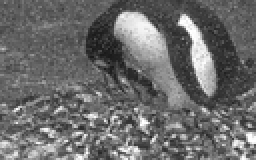
%> input picture Noisy.png, 128 x 80 px, shrunk from 756 x 474 before the run (shown 2 times larger)
$ octave Task3.m   (GNU Octave 9; MATLAB toolbox functions it lacks are replaced by stand-ins)
%> lines starting %> are read from the running program, lines starting %| are printed output that depends on the picture
% MATLAB script for Assessment Item-1
% Task-3
clear; close all; clc;

% Step-1: Load input image
I = imread('Noisy.png');
%> I is the input picture: size 80x128x3 uint8; min 22, max 255, mean 107.4
figure;
imshow(I);
title('Step-1: Load input image');

%zero pad array and turn into greyscale
Igray = padarray(rgb2gray(I),[2,2]);
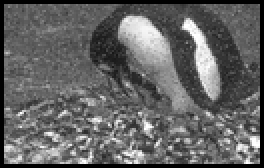
%> Igray: size 84x132 uint8 (shown 2 times larger); min 0, max 255, mean 99.1
%for mean filter to edit
Igraymean = Igray;
%for median filter to edit
Igraymedian = Igray;
%cycling through array, -2 so it does not overun array boundries
for x = 3:size(Igray,1)-2
    for y = 3:size(Igray,2)-2
    %average is created/reset here to find average value here
    ave = 0;
    %finding pixel values in the 5x5 space around the selected pixel
    for i = x-2:x+2
        for j = y-2:y+2
            %weighting each pixel and adding to find the average of
            %surrounding pixels
            ave = ave + (1/25 * Igray(i,j));

        end
     end

    %assigning new value
    Igraymean(x,y) = round(ave);

    end
end
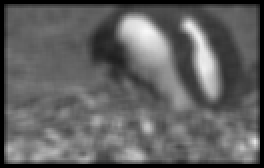
%> Igraymean: size 84x132 uint8 (shown 2 times larger); min 0, max 248, mean 96.7
figure;
imshow(Igraymean);
title('Mean smootihng filter');

%cycling through array, -2 so it does not overun array boundries

for xAxis = 3:size(Igray,1)-2
    for yAxis = 3:size(Igray,2)-2
    %average holder to find median value
    ave = 0;
    %counter to assign to correct part of ave array
    count = 0;
    %creating/reseting array to hold numbers
    medianArray = uint8(1:25);


        for iVal = -2:2
            for jVal = -2:2
                %finding and assigning surrounding values to find from
                %array
                count = count+1;
                medianArray(count) = Igray(xAxis+iVal,yAxis+jVal);

            end
        end
     %calculating median value from the surronding pixels array
     med = median(medianArray);
     %assigning median value
     Igraymedian(xAxis,yAxis)= med;

    end
end
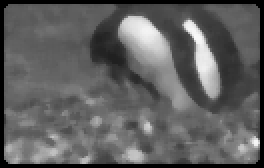
%> Igraymedian: size 84x132 uint8 (shown 2 times larger); min 0, max 249, mean 95.8
%> after the loop, medianArray = 25 values, max 165 at index 8, min 0 at index 4, mean 44.28
figure;
imshow(Igraymedian);
title('Median smootihng filter');
